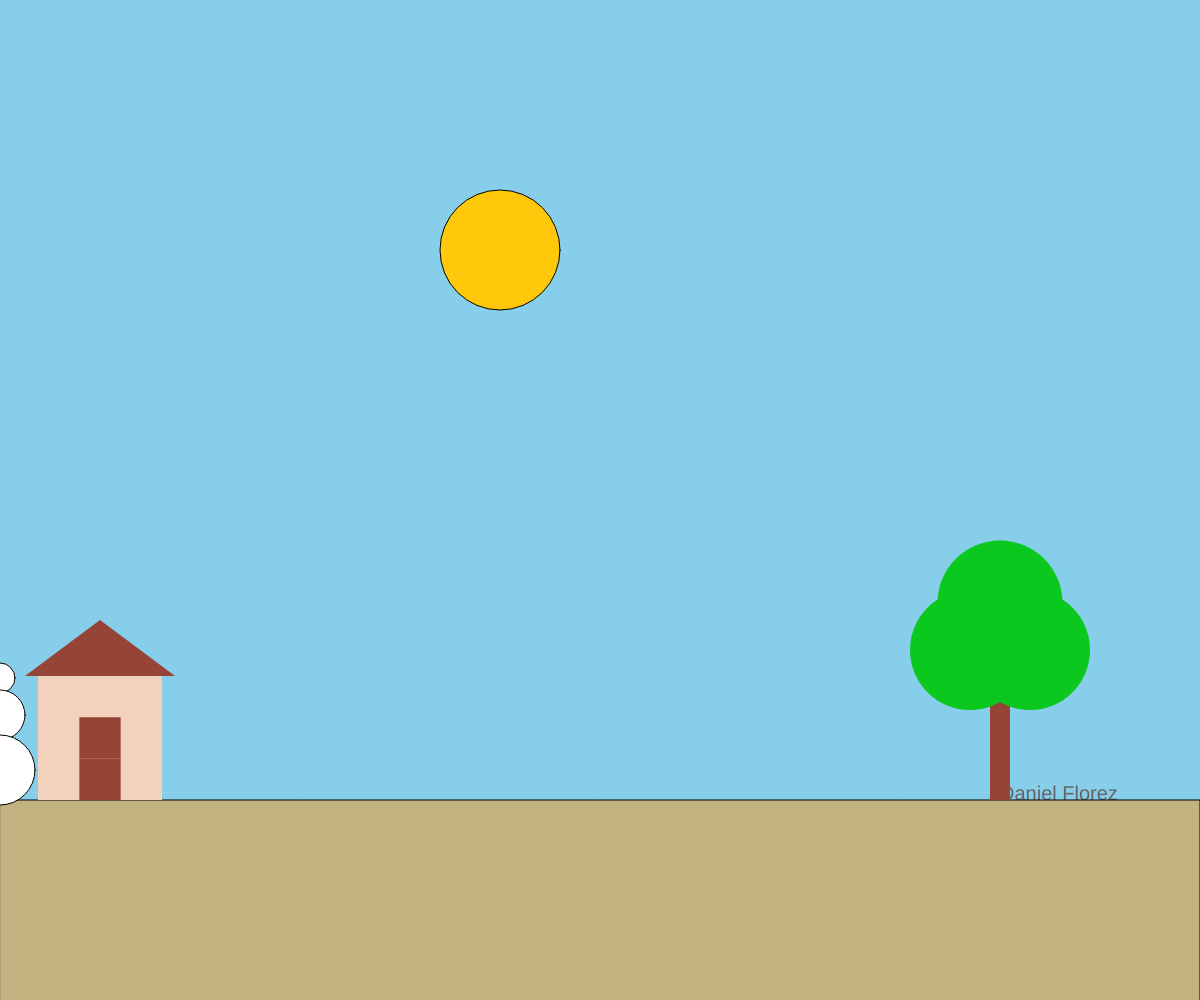
Frame 1 (no input)
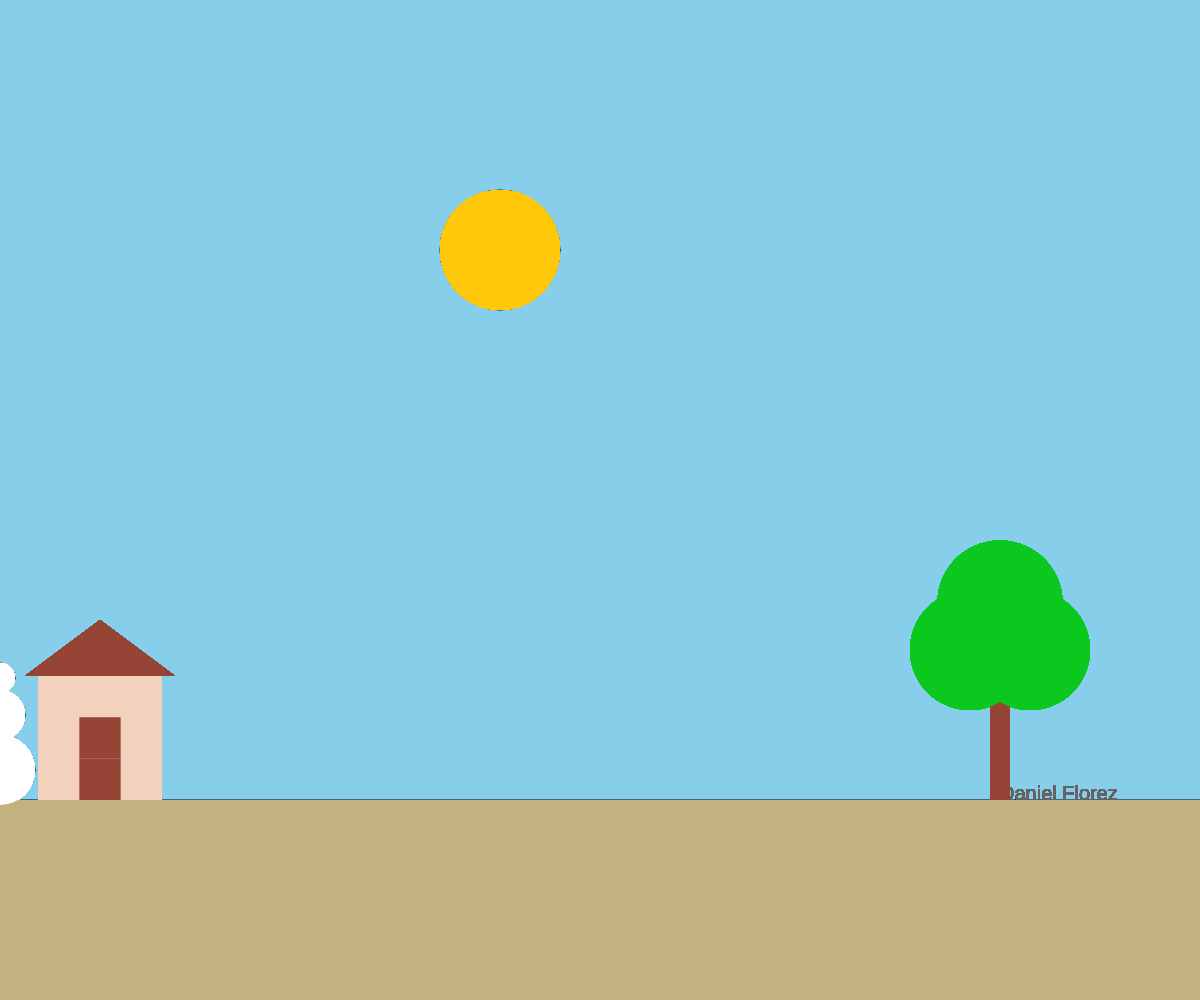
Frame 60 (no input)
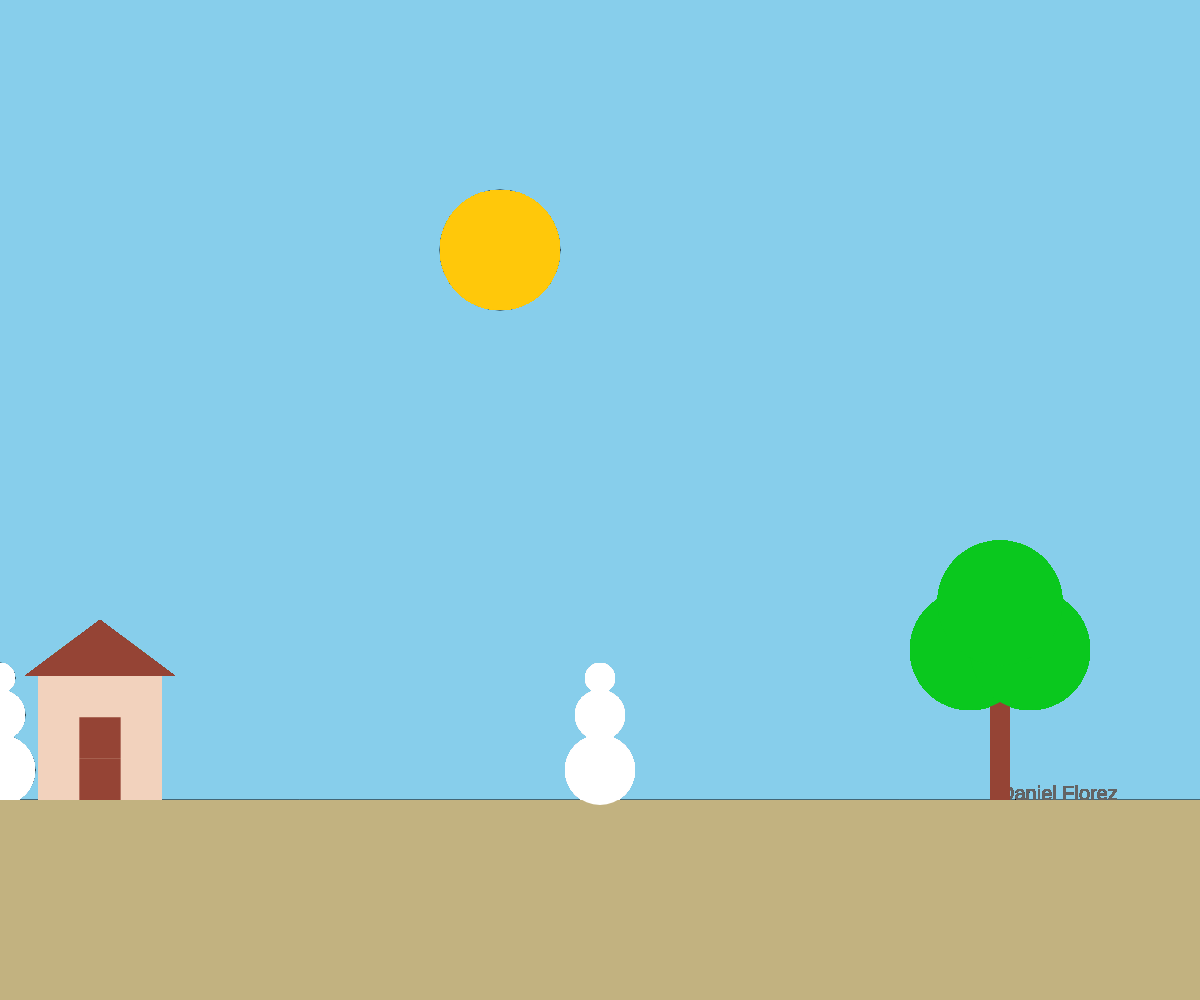
Frame 120 (the mouse pressed at the canvas centre since frame 60)

The p5.js sketch that drew these frames (run headless with seeded random() and noise() and a simulated clock; from frame 60 on, the mouse is pressed at the canvas centre):

// p5.js sketch
// ── sketch.js
// 
// Your Name
// 
//


let currentBackground = 0;
let houseX = 100;
let houseY = 738;


function setup() {
  createCanvas(windowWidth, windowHeight);
  //Soft blue background
  if (currentBackground === 0) {
    background(135,206,235);
  }
  else if (currentBackground === 1) {
    myBackground()
  }
  else if (currentBackground === 2) {
    background(244,215,114)
  }
  else if (currentBackground === 3) {
    background(253, 94, 83)
  }
  
}
//set the scene
function draw() {
  textName();
  orange();
  circle(500, 250, 120);
  rectMode(CORNER);
  sand();
  rect(0, 800, windowWidth, windowHeight, 0, 0, 0, 0);
  character();
  things();
  
   
}

//set the character
function character() {
  fill(1000)
  circle(mouseX,678,30)
  fill(1000)
  circle(mouseX,715,50)
  fill(1000)
  circle(mouseX,770,70)
  noStroke()
}

//background2
function myBackground() {

  let rectHeight = 1;
  for (let y = 0; y < height; y += rectHeight) {
    let value = map(y, 0, width, 0, 40)
    noStroke()
    fill(value, 50 - value, value + 90);
    rect(0, y, width, rectHeight);
    fill(value, 50 - value, value + 90);
    circle(800 + x, 680 + y, 40);
  }
}

//environment
function things() {
  //house
  noStroke
  rectMode(CENTER)
  oak()
  rect(houseX, houseY, 124, 124, 0, 0, 0, 0);
  brown()
  triangle(houseX - 75, houseY - 62, houseX, 620, houseX + 75, houseY - 62);
  rect(houseX, houseY, 124 / 3, 124 / 3, 0, 0, 0, 0);
  rect(houseX, houseY + 124 / 3, 124 / 3, 124 / 3, 0, 0, 0, 0);

  //trees
  brown();
  noStroke()
  rect(1000,725,20,150);
  fill(10,200,30);
  circle(970, 650, 120);
  fill(10,200,30);
  circle(1030, 650, 120);
  fill(10,200,30);
  circle(1000, 603, 125);
  brown();
  rect(1300,725,20,150);
  fill(10,200,30);
  circle(1270, 650, 120);
  fill(10,200,30);
  circle(1330, 650, 120);
  fill(10,200,30);
  circle(1300, 603, 125);
  brown();
  rect(1600,725,20,150);
  fill(10,200,30);
  circle(1570, 650, 120);
  fill(10,200,30);
  circle(1630, 650, 120);
  fill(10,200,30);
  circle(1600, 603, 125);
}



//switch backgounds
function mousePressed() {
  currentBackground ++;
  if (currentBackground>3) currentBackground=0
}

//colors functions
function orange() {
  fill(500, 200, 10);
}
function brown() {
  fill(149, 68, 53);
}
function oak() {
  fill(242, 210, 189);
}

function pink() {
  fill(242, 210, 189)
}
function sand() {
  fill(194, 178, 128)
}

function textName() {
  textSize(20)
  fill(100,100,100)
  text("Daniel Florez",windowWidth-200, windowHeight-200)
}
